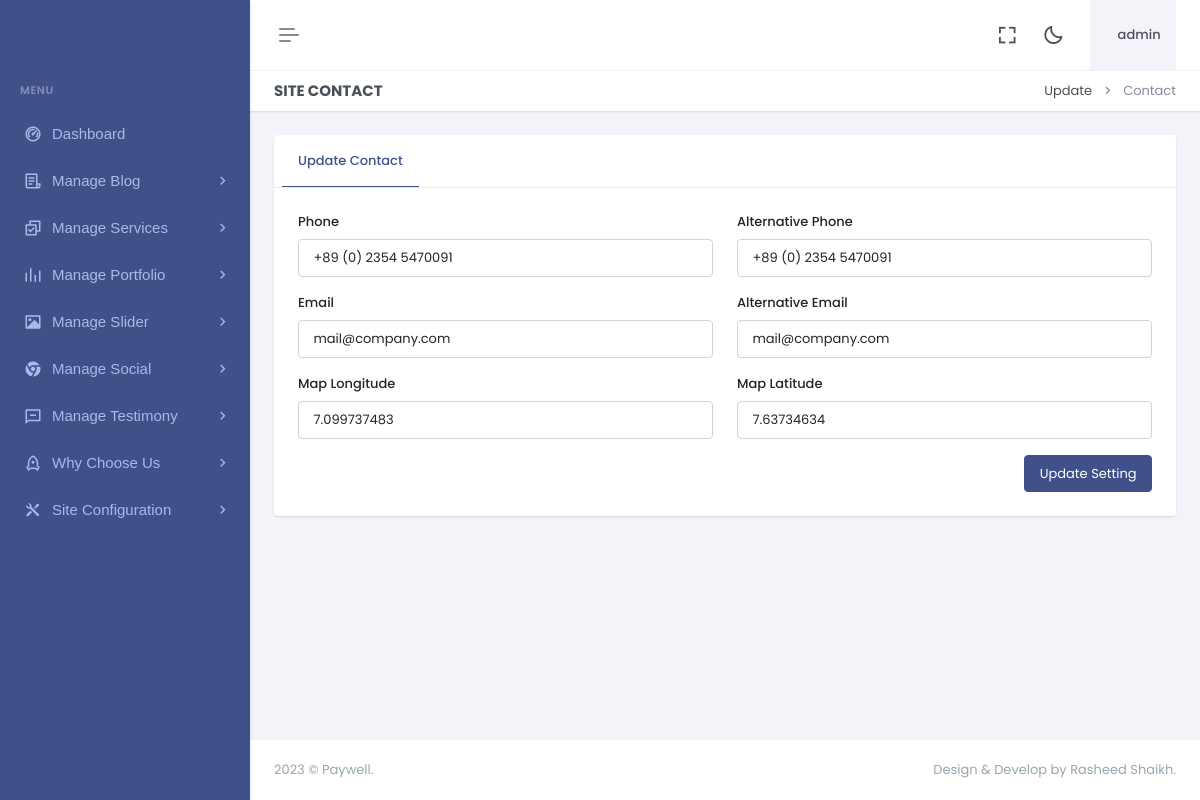
Page /dashboard/updatecontact.php (signed in) on the committed database.
### tables this page shows
CREATE TABLE `sitecontact` (
  `id` int(11) NOT NULL,
  `phone1` varchar(150) NOT NULL,
  `phone2` varchar(150) NOT NULL,
  `email1` varchar(100) NOT NULL,
  `email2` varchar(100) NOT NULL,
  `longitude` varchar(100) NOT NULL,
  `latitude` varchar(150) NOT NULL,
  `updated_at` timestamp NOT NULL DEFAULT current_timestamp() ON UPDATE current_timestamp()
);

### dashboard/updatecontact.php (the view, shortened to what this page needs)
<?php include"header.php";?>
<?php include"sidebar.php";?>
<div class="main-content">
 <div class="page-content">
       <div class="container-fluid">
                    <div class="row">
                        <div class="col-12">
                            <div class="page-title-box d-sm-flex align-items-center justify-content-between">
                                <h4 class="mb-sm-0">Site Contact</h4>
                                <div class="page-title-right">
                                    <ol class="breadcrumb m-0">
                                        <li class="breadcrumb-item"><a href="javascript: void(0);">Update</a></li>
                                        <li class="breadcrumb-item active">Contact</li>
                                    </ol>
                                </div>
                            </div>
                        </div>
                    </div>
                    <div class="row">
                        <div class="col-xxl-9">
                            <div class="card mt-xxl-n5">
                                <div class="card-header">
                                    <ul class="nav nav-tabs-custom rounded card-header-tabs border-bottom-0" role="tablist">
                                        <li class="nav-item">
                                            <a class="nav-link active" data-bs-toggle="tab" href="#personalDetails" role="tab" aria-selected="false">
                                                <i class="fas fa-home"></i>Update Contact
                                            </a>
                                        </li>
                                    </ul>
                                </div>
                                <div class="card-body p-4">
                                    <div class="tab-content">
                                        <div class="tab-pane active" id="personalDetails" role="tabpanel">
                                        <?php
					 $query="SELECT * FROM sitecontact where id=1 ";
 $result = mysqli_query($con,$query);
while($row = mysqli_fetch_array($result))
{
	$phone1="$row[phone1]";
	$phone2="$row[phone2]";
  $email1="$row[email1]";
  $email2="$row[email2]";
  $longitude="$row[longitude]";
  $latitude="$row[latitude]";
}
  ?>
              <form action="" method="post" enctype="multipart/form-data">
                                                <div class="row">
                                            <div class="col-lg-6">
                                                <div class="mb-3">
                                                            <label for="firstnameInput" class="form-label"> Phone</label>
                                                            <input type="text" class="form-control" id="firstnameInput" name="phone1"  value="<?php print $phone1 ?>">
                                                        </div>
                                                    </div>
                                                    <div class="col-lg-6">
                                                        <div class="mb-3">
                                                            <label for="firstnameInput" class="form-label"> Alternative Phone</label>
                                                            <input type="text" class="form-control" id="firstnameInput" name="phone2"  value="<?php print $phone2 ?>">
                                                        </div>
                                                    </div>
                                                    <div class="col-lg-6">
                                                <div class="mb-3">
                                                            <label for="firstnameInput" class="form-label"> Email</label>
                                                            <input type="text" class="form-control" id="firstnameInput" name="email1"  value="<?php print $email1 ?>">
                                                        </div>
                                                    </div>
                                                    <div class="col-lg-6">
                                                        <div class="mb-3">
                                                            <label for="firstnameInput" class="form-label"> Alternative Email</label>
                                                            <input type="text" class="form-control" id="firstnameInput" name="email2"  value="<?php print $email2 ?>">
                                                        </div>
                                                    </div>
                                                    <div class="col-lg-6">
                                                <div class="mb-3">
                                                            <label for="firstnameInput" class="form-label">Map Longitude</label>
                                                            <input type="text" class="form-control" id="firstnameInput" name="longitude"  value="<?php print $longitude ?>">
                                                        </div>
                                                    </div>
                                                    <div class="col-lg-6">
                                                        <div class="mb-3">
                                                            <label for="firstnameInput" class="form-label"> Map Latitude</label>
                                                            <input type="text" class="form-control" id="firstnameInput" name="latitude"  value="<?php print $latitude ?>">
                                                        </div>
                                                    </div>
                                                    <div class="col-lg-12">
                                                        <div class="hstack gap-2 justify-content-end">
                                                            <button type="submit" name="save" class="btn btn-primary">Update Setting</button>
                                                        </div>
                                                    </div>
                                                </div>
                                            </form>
                                        </div>
                                    </div>
                                </div>
                            </div>
                        </div>
                    </div>
                </div>
            </div>
            <?php include"footer.php";?>

### rows in the picture
sitecontact: phone1 "+89 (0) 2354 5470091", phone2 "+89 (0) 2354 5470091", email1 "mail@company.com", email2 "mail@company.com", longitude "7.099737483", latitude "7.63734634"

### other values in the picture
$username "admin"
